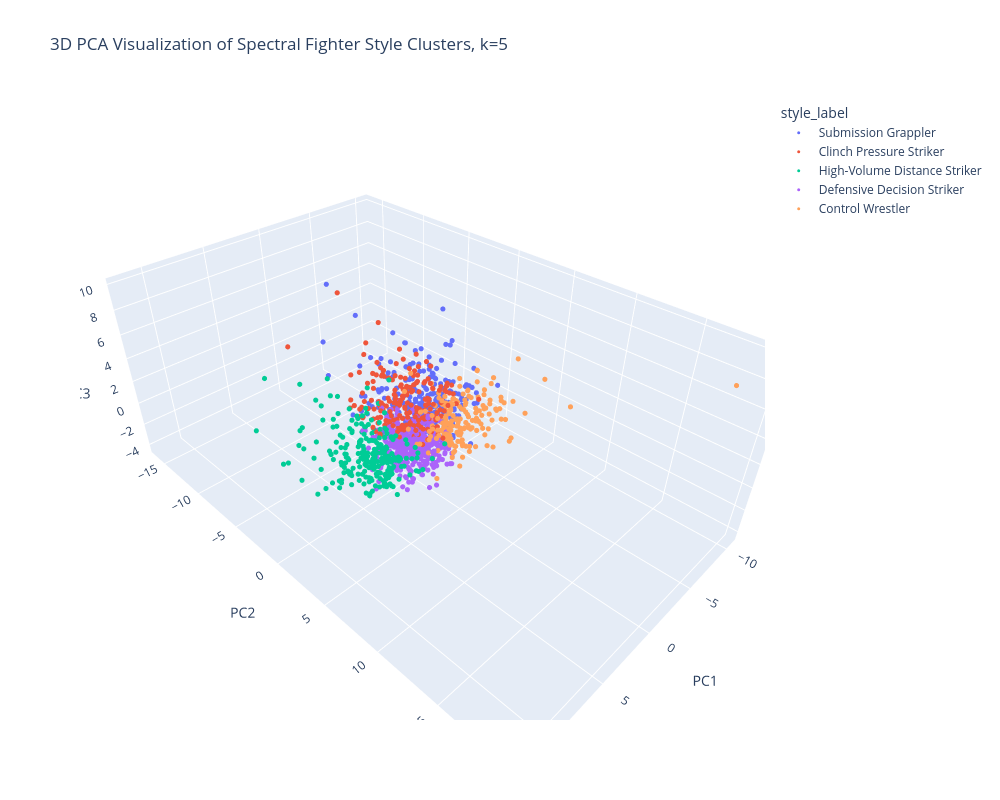

Notebook code cell kept with this figure:
### Code cell
# ------------------------------------------------------------
# 5. Add readable cluster style labels
# ------------------------------------------------------------

cluster_style_names = {
    0: "Submission Grappler",
    1: "Defensive Decision Striker",
    2: "Clinch Pressure Striker",
    3: "High-Volume Distance Striker",
    4: "Control Wrestler"
}

df_model["style_label"] = df_model["style_cluster"].map(cluster_style_names)
# ------------------------------------------------------------
# 6. 3D PCA visualization with Plotly
# ------------------------------------------------------------

pca = PCA(n_components=3, random_state=RANDOM_STATE)
X_pca = pca.fit_transform(X_scaled)

plot_df = pd.DataFrame({
    "fighter": df_model["fighter"].values,
    "style_cluster": df_model["style_cluster"].values,
    "style_label": df_model["style_label"].values,
    "total_fights": df_model["total_fights"].values,
    "PC1": X_pca[:, 0],
    "PC2": X_pca[:, 1],
    "PC3": X_pca[:, 2]
})

fig = px.scatter_3d(
    plot_df,
    x="PC1",
    y="PC2",
    z="PC3",
    color="style_label",
    hover_name="fighter",
    hover_data={
        "style_cluster": True,
        "total_fights": True,
        "PC1": ":.3f",
        "PC2": ":.3f",
        "PC3": ":.3f"
    },
    title=f"3D PCA Visualization of Spectral Fighter Style Clusters, k={K_CLUSTERS}"
)

fig = px.scatter_3d(
    plot_df,
    x="PC1",
    y="PC2",
    z="PC3",
    color="style_label",
    hover_name="fighter",
    hover_data={
        "style_cluster": True,
        "total_fights": True,
        "PC1": ":.3f",
        "PC2": ":.3f",
        "PC3": ":.3f"
    },
    title=f"3D PCA Visualization of Spectral Fighter Style Clusters, k={K_CLUSTERS}",
    width=1000,
    height=800
)

fig.update_traces(
    marker=dict(
        size=3,
        opacity=1.0
    )
)

fig.show(
    config={
        "scrollZoom": True,
        "displayModeBar": True
    }
)

### Figure 1 — Plotly figure (JSON) as saved in the notebook; plotly's stock layout.template omitted (floating-point values rounded to 4 significant figures; data arrays with more than 128 entries replaced by an {"elided": "..."} marker saying what was removed)
{"data": [{"customdata": {"elided": "233x2 int values"}, "hovertemplate": "<b>%{hovertext}</b><br><br>style_label=Submission Grappler<br>PC1=%{x:.3f}<br>PC2=%{y:.3f}<br>PC3=%{z:.3f}<br>style_cluster=%{customdata[0]}<br>total_fights=%{customdata[1]}<extra></extra>", "hovertext": {"elided": "233 str values"}, "legendgroup": "Submission Grappler", "marker": {"color": "#636efa", "opacity": 1, "size": 3, "symbol": "circle"}, "mode": "markers", "name": "Submission Grappler", "scene": "scene", "showlegend": true, "type": "scatter3d", "x": {"elided": "233 float values"}, "y": {"elided": "233 float values"}, "z": {"elided": "233 float values"}}, {"customdata": {"elided": "199x2 int values"}, "hovertemplate": "<b>%{hovertext}</b><br><br>style_label=Clinch Pressure Striker<br>PC1=%{x:.3f}<br>PC2=%{y:.3f}<br>PC3=%{z:.3f}<br>style_cluster=%{customdata[0]}<br>total_fights=%{customdata[1]}<extra></extra>", "hovertext": {"elided": "199 str values"}, "legendgroup": "Clinch Pressure Striker", "marker": {"color": "#EF553B", "opacity": 1, "size": 3, "symbol": "circle"}, "mode": "markers", "name": "Clinch Pressure Striker", "scene": "scene", "showlegend": true, "type": "scatter3d", "x": {"elided": "199 float values"}, "y": {"elided": "199 float values"}, "z": {"elided": "199 float values"}}, {"customdata": {"elided": "255x2 int values"}, "hovertemplate": "<b>%{hovertext}</b><br><br>style_label=High-Volume Distance Striker<br>PC1=%{x:.3f}<br>PC2=%{y:.3f}<br>PC3=%{z:.3f}<br>style_cluster=%{customdata[0]}<br>total_fights=%{customdata[1]}<extra></extra>", "hovertext": {"elided": "255 str values"}, "legendgroup": "High-Volume Distance Striker", "marker": {"color": "#00cc96", "opacity": 1, "size": 3, "symbol": "circle"}, "mode": "markers", "name": "High-Volume Distance Striker", "scene": "scene", "showlegend": true, "type": "scatter3d", "x": {"elided": "255 float values"}, "y": {"elided": "255 float values"}, "z": {"elided": "255 float values"}}, {"customdata": {"elided": "466x2 int values"}, "hovertemplate": "<b>%{hovertext}</b><br><br>style_label=Defensive Decision Striker<br>PC1=%{x:.3f}<br>PC2=%{y:.3f}<br>PC3=%{z:.3f}<br>style_cluster=%{customdata[0]}<br>total_fights=%{customdata[1]}<extra></extra>", "hovertext": {"elided": "466 str values"}, "legendgroup": "Defensive Decision Striker", "marker": {"color": "#ab63fa", "opacity": 1, "size": 3, "symbol": "circle"}, "mode": "markers", "name": "Defensive Decision Striker", "scene": "scene", "showlegend": true, "type": "scatter3d", "x": {"elided": "466 float values"}, "y": {"elided": "466 float values"}, "z": {"elided": "466 float values"}}, {"customdata": {"elided": "195x2 int values"}, "hovertemplate": "<b>%{hovertext}</b><br><br>style_label=Control Wrestler<br>PC1=%{x:.3f}<br>PC2=%{y:.3f}<br>PC3=%{z:.3f}<br>style_cluster=%{customdata[0]}<br>total_fights=%{customdata[1]}<extra></extra>", "hovertext": {"elided": "195 str values"}, "legendgroup": "Control Wrestler", "marker": {"color": "#FFA15A", "opacity": 1, "size": 3, "symbol": "circle"}, "mode": "markers", "name": "Control Wrestler", "scene": "scene", "showlegend": true, "type": "scatter3d", "x": {"elided": "195 float values"}, "y": {"elided": "195 float values"}, "z": {"elided": "195 float values"}}], "layout": {"height": 800, "legend": {"title": {"text": "style_label"}, "tracegroupgap": 0}, "scene": {"domain": {"x": [0, 1], "y": [0, 1]}, "xaxis": {"title": {"text": "PC1"}}, "yaxis": {"title": {"text": "PC2"}}, "zaxis": {"title": {"text": "PC3"}}}, "title": {"text": "3D PCA Visualization of Spectral Fighter Style Clusters, k=5"}, "width": 1000}}
